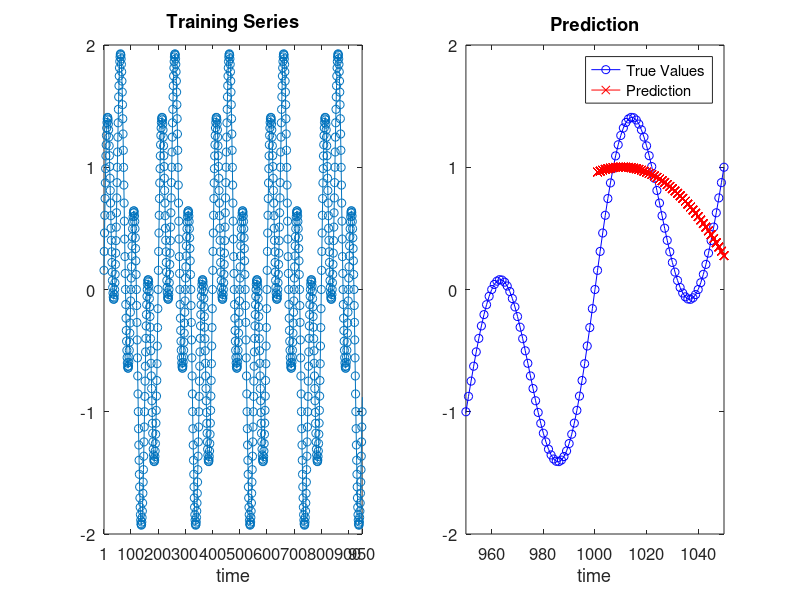

The MATLAB script that drew this image:
% prepare test data files for MarkovPrediction exe

% global vars 
cd C:/Workspace/GitHub/MarkovPrediction/
L = 1000; % test series length
p = 50; % prediction range
t = (1:L+p)';
disp('Globals loaded!');

%% constant value
x = 5*ones(length(t),1); %#ok<*NASGU>
xOUT = x(1:L);
save('sample_input.txt', 'xOUT', '-ascii');
disp('Done')

%% straight line
x = linspace(0, 1, length(t))';
xOUT = x(1:L);
save('sample_input.txt', 'xOUT', '-ascii');
disp('Done')

%% quadratic
x = (t/100).^2;
plot(t, x);
xOUT = x(1:L);
save('sample_input.txt', 'xOUT', '-ascii');
disp('Done')

%% exponential
x = exp(t/500);
plot(t, x);
xOUT = x(1:L);
save('sample_input.txt', 'xOUT', '-ascii');
disp('Done')

%% periodic signal (monochromatic)
x = sin(2*pi*(t+40)/200);
plot(t,x);
xOUT = x(1:L);
save('sample_input.txt', 'xOUT', '-ascii');
disp('Done')

%% periodic signal (multiple sine waves)
x = sin(2*pi*t/200) + sin(2*pi*t/50);
plot(t,x);
xOUT = x(1:L);
save('sample_input.txt', 'xOUT', '-ascii');
disp('Done')

%% Load results and plot prediction scenarios

font_size = 12;

y = load('prediction.txt', '-ascii');
s = size(y);

subplot(1,2,1);
plot(t, x, '-o'); xlim([1, L-s(1)]);
set(gca, 'xtick', [1; (100:100:900)'; 950], 'Fontsize', font_size);
xlabel('time');
title('Training Series');

subplot(1,2,2);
plot(t, x, '-ob', L+1:L+s(1), y, '-xr');
set(gca, 'Fontsize', font_size);
legend('True Values', 'Prediction');
xlabel('time');
xlim([L-s(1), L+s(1)]);
title('Prediction');
disp('Done')
